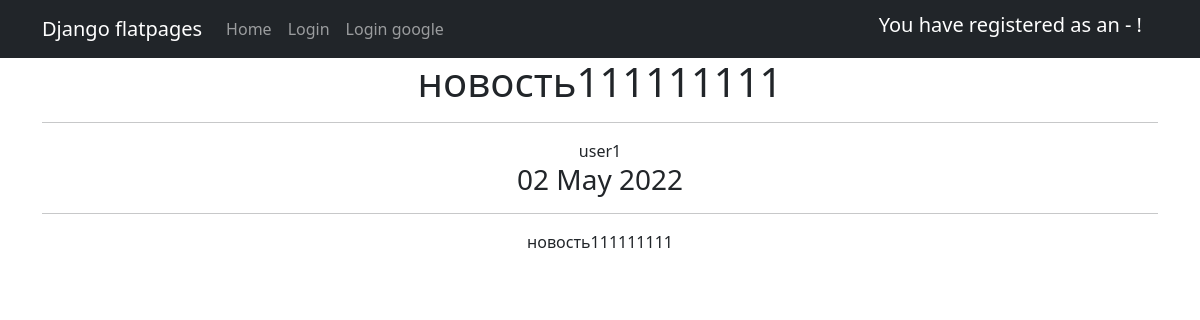
Page /news/40 on the committed database.
### News_Portal/models.py (models this page shows, shortened)
class Post(models.Model):
    title = models.CharField(max_length=255)
    text = models.TextField()
    rating = models.SmallIntegerField(default=0)
    NEWS = 'NW'
    ARTICLE = 'AR'
    CAT_CHOICES = (
        (NEWS, 'Новость'),
        (ARTICLE, 'Статья'),
    )
    type = models.CharField(max_length=2, choices=CAT_CHOICES, default=ARTICLE)
    date = models.DateTimeField(auto_now_add=True)
    author = models.ForeignKey(Author, on_delete=models.CASCADE)
    category = models.ManyToManyField(Category, through='PostCategory')

class Author(models.Model):
    user = models.OneToOneField(User, on_delete=models.CASCADE)
    rating = models.SmallIntegerField(default=0)

### News_Portal/views.py (the view)
# urls.py: path('<int:pk>', PostDetail.as_view(), name='news'),  # pk — это первичный ключ товара, который будет выводиться у нас в шаблон
class PostDetail(DetailView):
    template_name = 'new.html'  # название шаблона будет new.html
    context_object_name = 'new'  # название объекта. в нём будет
    queryset = Post.objects.all()

### News_Portal/templatetags/custom_tags.py (called while the page is built)
@register.simple_tag()
def current_time(format_string='%b %d %Y'):
   return datetime.utcnow().strftime(format_string)

### templates/new.html (shortened to what this page needs)
{% extends 'flatpages/default.html' %}
{% load custom_filters %}
{% load custom_tags %}
{% block content %}
<h1> {{ new.title }} </h1>
<hr>
<tr>
        <td>{{ new.author.user }}</td>
        <td><h3>{% current_time '%d %b %Y' %}</h3></td>
</tr>
<hr>
{{ new.text }}
{% endblock content %}

### rows in the picture
Post: title "новость111111111", author.user "user1", text "новость111111111"
